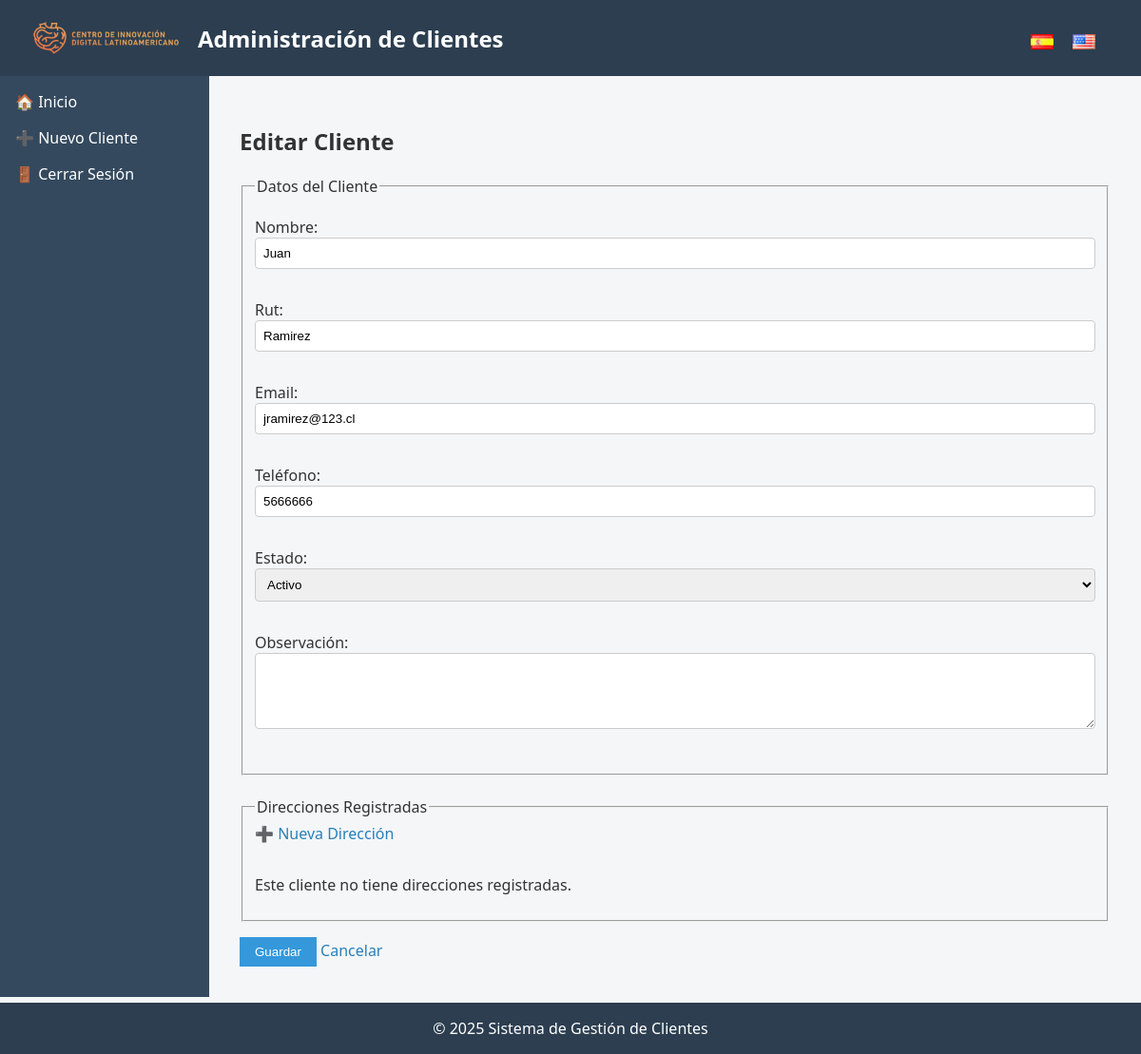
Page /es/editar/7/ (signed in) on the earlier database version.
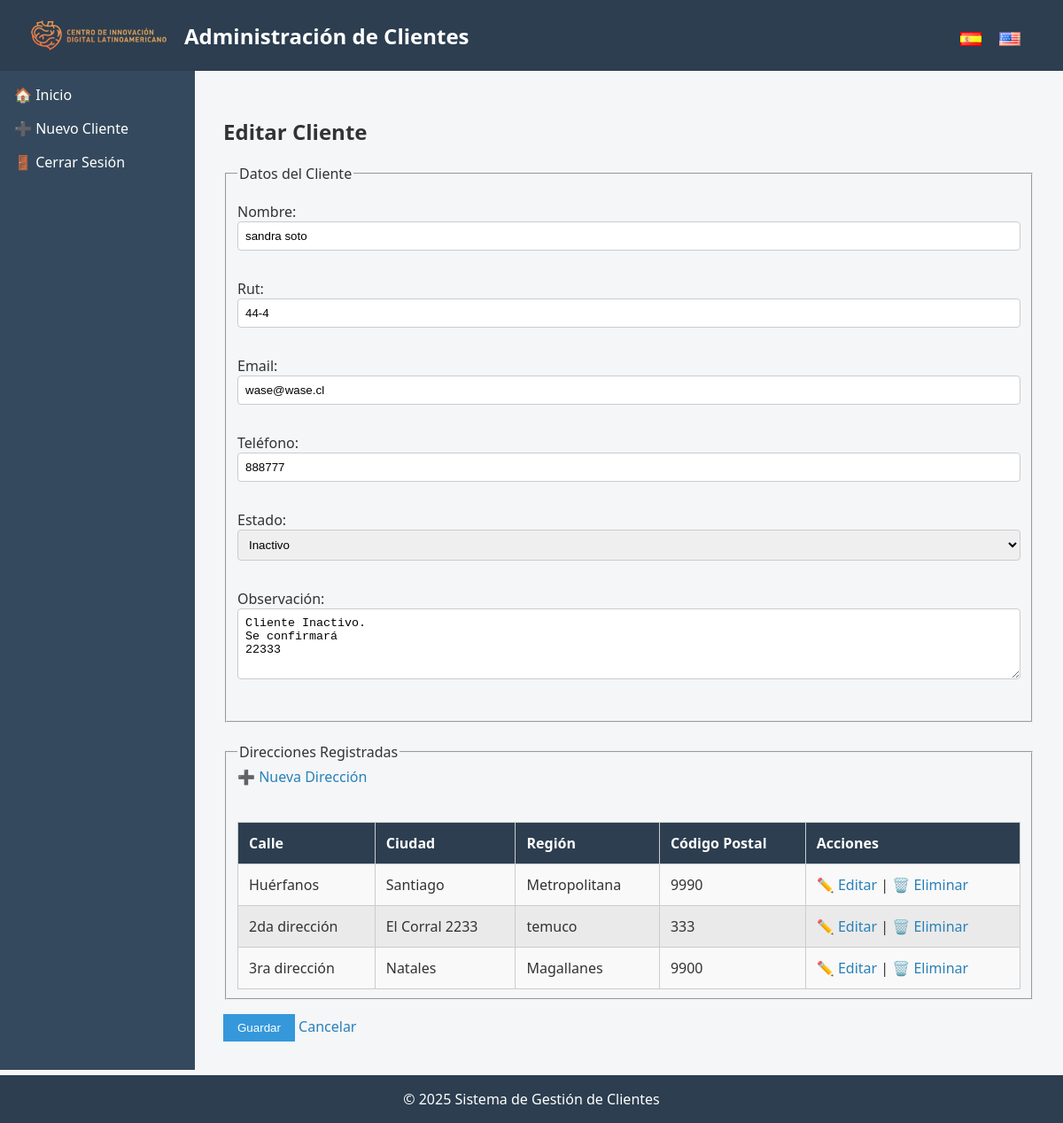
Same page on the later database version.
### clientes/models.py (models this page shows, shortened)
class Cliente(models.Model):
    ESTADOS = [
        ('Activo', 'Activo'),
        ('Inactivo', 'Inactivo'),
    ]
    nombre = models.CharField(max_length=100, verbose_name=_("Nombre"))
    rut = models.CharField(max_length=20, unique=True, verbose_name=_("Rut"))
    email = models.EmailField()
    telefono = models.CharField(max_length=20, verbose_name=_("Teléfono"))
    fecha_registro = models.DateField(auto_now_add=True)
    estado = models.CharField(max_length=10, choices=ESTADOS, verbose_name=_("Estado"))
    observacion = models.TextField(blank=True, verbose_name=_("Observación"))

class Direccion(models.Model):
    cliente = models.ForeignKey('Cliente', on_delete=models.CASCADE, related_name='direcciones')
    calle = models.CharField(max_length=100)
    ciudad = models.CharField(max_length=50)
    region = models.CharField(max_length=50)
    codigo_postal = models.CharField(max_length=10)

### clientes/views.py (the view)
# urls.py: path('editar/<int:pk>/', views.editar_cliente, name='editar_cliente'),
@login_required
@permission_required('clientes.view_cliente', raise_exception=True)
def editar_cliente(request, pk):
    cliente = get_object_or_404(Cliente, pk=pk)
    if request.method == 'POST':
        form = ClienteForm(request.POST, instance=cliente)
        formset = DireccionFormSet(request.POST, instance=cliente)
        if form.is_valid():
            form.save()
            formset.save()
            return redirect('lista_clientes')
    else:
        form = ClienteForm(instance=cliente)
        formset = DireccionFormSet(instance=cliente)
    direcciones = cliente.direcciones.all()  # Solo si usaste related_name='direcciones'
    return render(request, 'clientes/formulario.html', {
        'form': form,
        'cliente': cliente,
        'direcciones': direcciones,
        'direccion_formset': formset,   # Necesario si lo usas como direccion_formset
    })

### clientes/forms.py
class ClienteForm(forms.ModelForm):
    class Meta:
        model = Cliente
        fields = '__all__'

### clientes/templates/clientes/formulario.html (shortened to what this page needs)
{% extends 'layout.html' %}
{% load i18n %}
{% block content %}
<h2>
  {% if form.instance.pk %}
     {% trans "Editar Cliente" %}
  {% else %}
    {% trans "Nuevo Cliente" %}
  {% endif %}
</h2>
<form method="post" id="cliente-form">
  <fieldset>
    <legend>{% trans "Datos del Cliente" %}</legend>
    {% for field in form %}
      <p>
        {{ field.label_tag }}
        {{ field }}
      </p>
    {% endfor %}
  </fieldset>
  {% if not form.instance.pk %}
    <fieldset id="direcciones-wrapper">
      <legend>{% trans "Direcciones del Cliente" %}</legend>
      {{ direccion_formset.management_form }}
      <div id="direcciones-formset">
        {% for form in direccion_formset %}
          <div class="direccion-form" style="border: 1px solid #ccc; padding: 1rem; margin-bottom: 1rem;">
            {% for hidden in form.hidden_fields %}
              {{ hidden }}
            {% endfor %}
            {% for field in form.visible_fields %}
              {% if field.name != 'DELETE' %}
                <p>
                  {{ field.label_tag }} {{ field }}
                </p>
              {% endif %}
            {% endfor %}
          </div>
        {% endfor %}
      </div>
      <button type="button" id="agregar-direccion" style="margin-top: 1rem;">➕ {% trans "Agregar otra dirección" %}</button>
    </fieldset>
    <div id="direccion-empty-form" style="display: none;">
      <div class="direccion-form" style="border: 1px solid #ccc; padding: 1rem; margin-bottom: 1rem;">
        __FORM_HTML__
      </div>
    </div>
    <script>
    document.addEventListener('DOMContentLoaded', function () {
      const botonAgregar = document.getElementById('agregar-direccion');
      const formsetDiv = document.getElementById('direcciones-formset');
      const totalFormsInput = document.querySelector('#id_direcciones-TOTAL_FORMS');
      const emptyFormHtml = formsetDiv.children[0].innerHTML.replace(/-0-/g, '-__prefix__');
      document.getElementById('direccion-empty-form').innerHTML =
        document.getElementById('direccion-empty-form').innerHTML.replace('__FORM_HTML__', emptyFormHtml);
      botonAgregar.addEventListener('click', function () {
        const totalForms = parseInt(totalFormsInput.value);
        const newFormHtml = document.getElementById('direccion-empty-form').innerHTML.replace(/__prefix__/g, totalForms);
        const tempDiv = document.createElement('div');
        tempDiv.innerHTML = newFormHtml;
        formsetDiv.appendChild(tempDiv.firstElementChild);
        totalFormsInput.value = totalForms + 1;
      });
    });
    </script>
  {% else %}
    <br>
    <fieldset>
      <legend>{% trans "Direcciones Registradas" %}</legend>
    <a href="{% url 'agregar_direccion' cliente.id %}" style="margin-bottom: 1rem; display: inline-block;">
      ➕ {% trans "Nueva Dirección" %}
    </a>
      {% if direcciones %}
        <table border="1" cellpadding="8" cellspacing="0">
          <thead>
            <tr>
              <th>{% trans "Calle" %}</th>
              <th>{% trans "Ciudad" %}</th>
              <th>{% trans "Región" %}</th>
              <th>{% trans "Código Postal" %}</th>
              <th>{% trans "Acciones" %}</th>
            </tr>
          </thead>
          <tbody>
            {% for d in direcciones %}
              <tr class="{% cycle 'par' 'impar' %}">
                <td>{{ d.calle }}</td>
                <td>{{ d.ciudad }}</td>
                <td>{{ d.region }}</td>
                <td>{{ d.codigo_postal }}</td>
                <td>
                {% if perms.clientes.change_cliente %}
                    <a href="{% url 'editar_direccion' cliente.id d.id %}">✏️ {% trans 'Editar' %}</a> |
                {% endif %}
                {% if perms.clientes.change_cliente %}
                    <a href="{% url 'eliminar_direccion' cliente.id d.id %}">🗑️ {% trans 'Eliminar' %}</a>
                {% endif %}
                </td>
              </tr>
            {% empty %}
              <tr><td colspan="6">{% trans "No hay clientes registrados." %}</td></tr>
            {% endfor %}
          </tbody>
        </table>
      {% else %}
        <p>{% trans "Este cliente no tiene direcciones registradas." %}</p>
      {% endif %}
    </fieldset>
  {% endif %}
  <button type="submit">{% trans "Guardar" %}</button>
  <a href="{% url 'lista_clientes' %}">{% trans "Cancelar" %}</a>
</form>
{% endblock %}

### clientes/templates/layout.html (shortened to what this page needs)
{% load i18n %}
<!DOCTYPE html>
<html lang="es">
<head>
</head>
<body>
    <header id="logotipo">
        <div style="display: flex; align-items: center;">
            {% load static %}
            <img src="{% static 'images/logo-cidla.png' %}" alt="Logo" class="logo">
            <h1>{% trans "Administración de Clientes" %}</h1>
        </div>
        <div style="display: flex; align-items: right; gap: 5px; height: 48px">
          <form action="{% url 'set_language' %}" method="post">
              <button type="submit" name="language" value="es" class="language-button">
                  <img src="{% static 'images/es.png' %}" alt="Español" style="width:24px; height:24px; object-fit:contain;">
              </button>
              <button type="submit" name="language" value="en" class="language-button">
                  <img src="{% static 'images/en.png' %}" alt="English" style="width:24px; height:24px; object-fit:contain;">
              </button>
          </form>
        </div>
    </header>
    <div class="container">
        <nav>
            <a href="/">🏠 {% trans "Inicio" %}</a>
            {% if perms.clientes.change_cliente %}
              <a href="/nuevo/">➕ {% trans "Nuevo Cliente" %}</a>
            {% endif %}
            <a href="/logout/">🚪 {% trans "Cerrar Sesión" %}</a>
        </nav>
        <main>
          {% block content %}{% endblock %}
        </main>
    </div>
    <footer>
        &copy; 2025 {% trans "Sistema de Gestión de Clientes" %}
    </footer>
</body>
</html>

### clientes/templates/layout.html (style rules this page uses)
* { box-sizing: border-box; }
body { font-family: 'Segoe UI', Tahoma, Geneva, Verdana, sans-serif; background-color: #f4f6f8; color: #333; margin: 0; padding: 0; display: flex; flex-direction: column; min-height: 100vh; }
header { background-color: #2c3e50; color: white; padding: 1rem 2rem; display: flex; align-items: center; justify-content: space-between; position: fixed; top: 0; width: 100%; z-index: 1000; }
header img { height: 40px; margin-right: 1rem; }
header h1 { margin: 0; font-size: 1.5rem; }
.container { display: flex; flex: 1; margin-top: 80px; margin-bottom: 60px; }
nav { width: 220px; background-color: #34495e; padding: 1rem; min-height: 100%; }
nav a { display: block; color: white; margin-bottom: 1rem; }
main { flex: 1; padding: 2rem; }
footer { background-color: #2c3e50; color: white; text-align: center; padding: 1rem; position: fixed; bottom: 0; width: 100%; }
a { color: #2980b9; text-decoration: none; }
button { background-color: #3498db; color: white; border: none; padding: 0.5rem 1rem; margin-top: 1rem; cursor: pointer; }
input, select { width: 100%; padding: 0.5rem; margin-bottom: 1rem; border: 1px solid #ccc; border-radius: 4px; }
textarea { width: 100%; height: 80px; padding: 0.5rem; margin-bottom: 1rem; border: 1px solid #ccc; border-radius: 4px; }
.logo { object-fit: contain; }
.language-button { border: none; padding: 0; background: none; outline: none; cursor: pointer; }

### clientes/templates/clientes/formulario.html (style rules this page uses)
table { width: 100%; border-collapse: collapse; margin-top: 1.5rem; }
th, td { border: 1px solid #ccc; padding: 0.75rem; text-align: left; }
thead { background-color: #2c3e50; color: white; }
tr.par { background-color: #f9f9f9; }
tr.impar { background-color: #eaeaea; }

Differences in the rows shown:
changed Cliente: nombre "Juan" → "sandra soto"; rut "Ramirez" → "44-4"; email "jramirez@123.cl" → "wase@wase.cl"; telefono "5666666" → "888777"; estado "Activo" → "Inactivo"; observacion (not shown) → "Cliente Inactivo. Se confirmará 22333"
added Direccion: calle "Huérfanos", ciudad "Santiago", region "Metropolitana", codigo_postal "9990"
added Direccion: calle "2da dirección", ciudad "El Corral 2233", region "temuco", codigo_postal "333"
added Direccion: calle "3ra dirección", ciudad "Natales", region "Magallanes", codigo_postal "9900"
Other differences:
text no longer shown: "Este cliente no tiene direcciones registradas."
text now shown: "Calle Ciudad Región Código Postal Acciones"
